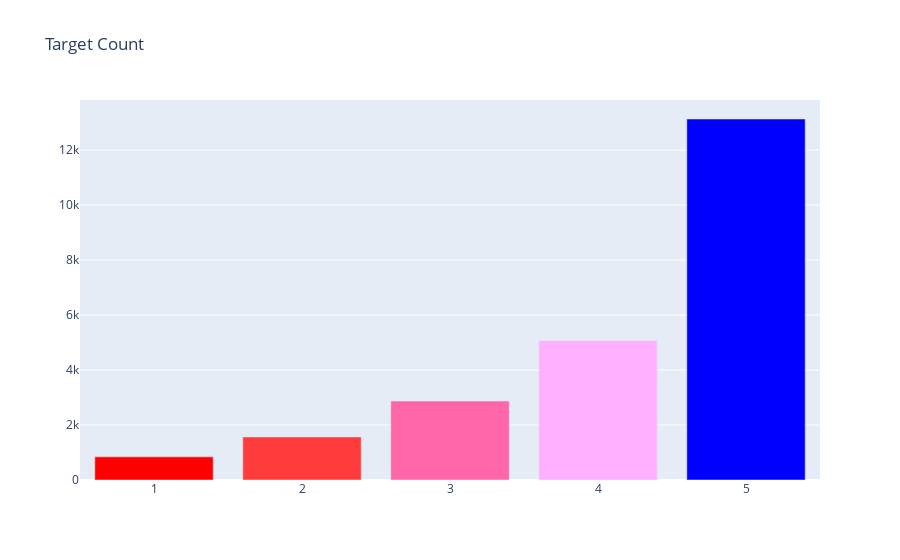
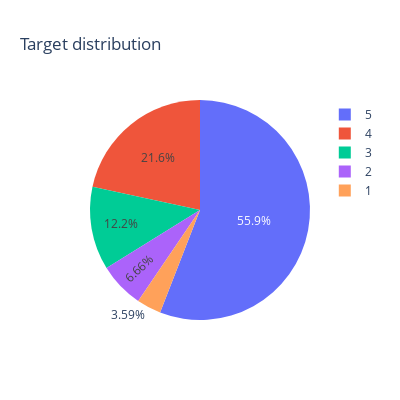

Notebook source saved alongside these figures, in order:
### Code cell
## target count ##
configure_plotly_browser_state()## this is the function for showing the plot
cnt_srs = ecom_review1['Rating'].value_counts()
trace = go.Bar(
    x=cnt_srs.index,
    y=cnt_srs.values,
    marker=dict(
        color=cnt_srs.values,
        colorscale = 'Picnic',
        reversescale = True
    ),
)

layout = go.Layout(
    title='Target Count',
    font=dict(size=12)
)

data = [trace]
fig = go.Figure(data=data, layout=layout)
py.iplot(fig, filename="TargetCount")

## target distribution ##
labels = (np.array(cnt_srs.index))
sizes = (np.array((cnt_srs / cnt_srs.sum())*100))

trace = go.Pie(labels=labels, values=sizes)
layout = go.Layout(
    title='Target distribution',
    font=dict(size=12),
    width=400,
    height=400,
)
data = [trace]
fig = go.Figure(data=data, layout=layout)
py.iplot(fig, filename="usertype")

### Figure 1 — Plotly figure (JSON) as saved in the notebook; plotly's stock layout.template omitted (floating-point values rounded to 4 significant figures)
{"data": [{"marker": {"color": [13131, 5077, 2871, 1565, 842], "reversescale": true, "colorscale": [[0, "rgb(0,0,255)"], [0.1, "rgb(51,153,255)"], [0.2, "rgb(102,204,255)"], [0.3, "rgb(153,204,255)"], [0.4, "rgb(204,204,255)"], [0.5, "rgb(255,255,255)"], [0.6, "rgb(255,204,255)"], [0.7, "rgb(255,153,255)"], [0.8, "rgb(255,102,204)"], [0.9, "rgb(255,102,102)"], [1, "rgb(255,0,0)"]]}, "x": [5, 4, 3, 2, 1], "type": "bar", "y": [13131, 5077, 2871, 1565, 842]}], "layout": {"font": {"size": 12}, "title": {"text": "Target Count"}}}

### Figure 2 — Plotly figure (JSON) as saved in the notebook; plotly's stock layout.template omitted (floating-point values rounded to 4 significant figures)
{"data": [{"values": [55.91, 21.62, 12.22, 6.664, 3.585], "labels": [5, 4, 3, 2, 1], "type": "pie"}], "layout": {"title": {"text": "Target distribution"}, "font": {"size": 12}, "width": 400, "height": 400}}
